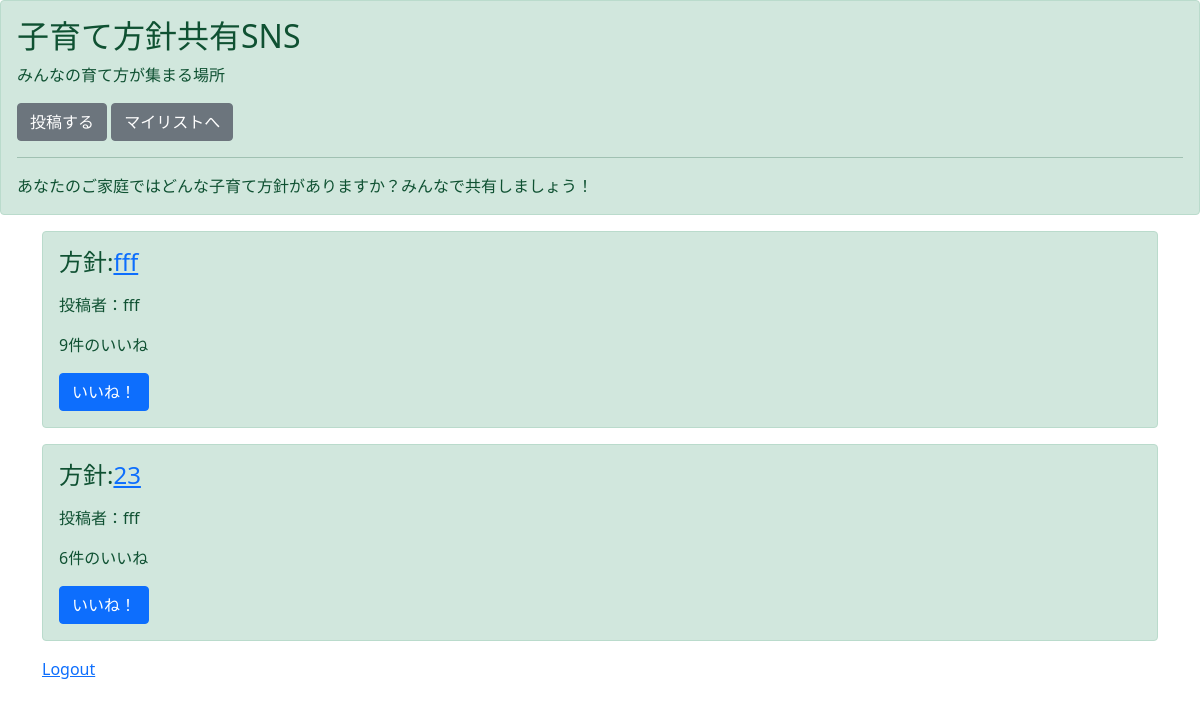
The app's page /list/ (signed in), older data.
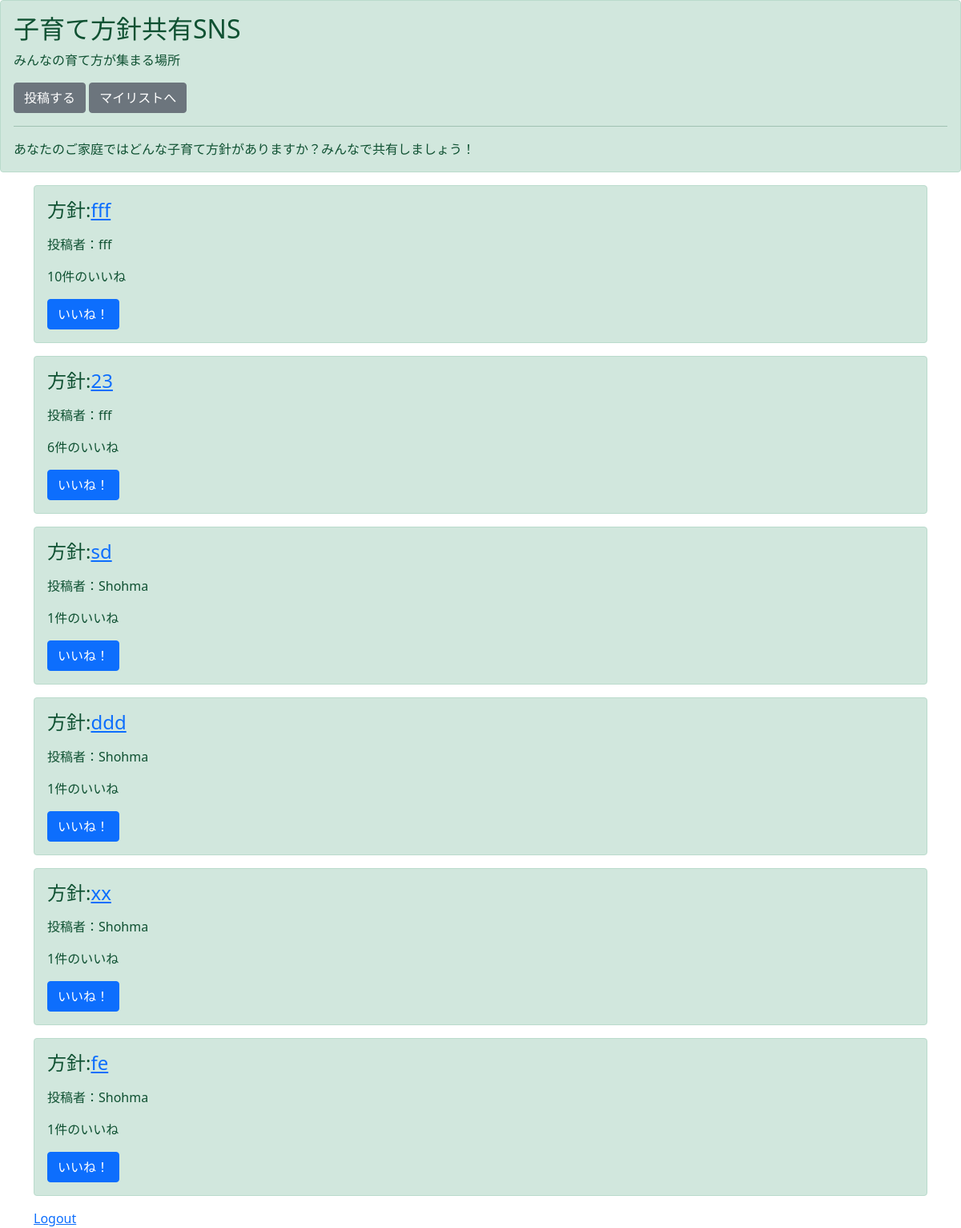
The same page, newer data.
### boardapp/models.py (models this page shows, shortened)
class BoadModel(models.Model):
    title = models.CharField(max_length=100)
    content = models.TextField()
    contributor = models.CharField(max_length=20)
    good = models.IntegerField(null=True, blank=True, default=1)
    priority = models.CharField(max_length=10,choices=CHOICE)

### boardapp/views.py (the view)
# urls.py: path('list/', listfunc, name='list'),
@login_required
def listfunc(request):
    object_list = BoadModel.objects.all()
    return render(request, 'list.html', {'object_list':object_list})

### templates/list.html
{% extends 'base.html' %}
{% block header %}
<div class="alert alert-success" role="alert">
    <h2 class="alert-heading">子育て方針共有SNS</h2>
    <p> みんなの育て方が集まる場所</p>
    <a class="btn btn-secondary" role="button" href="{%  url 'create' %}" >投稿する</a>
    <a class="btn btn-secondary" role="button" href="{% url 'create' %}" >マイリストへ</a>
    <hr>
    <p class="mb-0">あなたのご家庭ではどんな子育て方針がありますか？みんなで共有しましょう！</p>
</div>
{% endblock header %}
{% block content %}
<div class='container'>
    {% for item in object_list %}
        <div class="alert alert-success" role="alert">
            <h4>方針:<a href="{% url 'detail' item.pk %}">{{ item.title }}</a></h4></p>
            <p>投稿者：{{ item.contributor }}</p>
            <p>{{ item.good }}件のいいね</p>
            <a class="btn btn-primary" role="button" href="{% url 'good' item.pk %}" >いいね！</a>
        </div>
    {% endfor %}
    <a href="{% url 'logout' %}" role="button">Logout</a>
</div>
{% endblock content %}

### templates/base.html (shortened to what this page needs)
<!doctype html>
<html lang="en">
  <head>
    <link href="https://cdn.jsdelivr.net/npm/bootstrap@5.1.3/dist/css/bootstrap.min.css" rel="stylesheet">
  </head>
    {% block header %}
    {% endblock header %}
    {% block content %}
    {% endblock content %}
</html>

Row changes from the older to the newer data that the page shows:
changed BoadModel (number 1 of 6 on the later page): good "9" → "10"
added BoadModel: title "sd", contributor "Shohma", good "1"
added BoadModel: title "ddd", contributor "Shohma", good "1"
added BoadModel: title "xx", contributor "Shohma", good "1"
added BoadModel: title "fe", contributor "Shohma", good "1"
